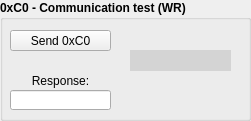
      <widget class="QGroupBox" name="xC0_ctrl_group_box">
       <property name="geometry">
        <rect>
         <x>10</x>
         <y>540</y>
         <width>251</width>
         <height>121</height>
        </rect>
       </property>
       <property name="font">
        <font>
         <weight>75</weight>
         <bold>true</bold>
        </font>
       </property>
       <property name="title">
        <string>0xC0 - Communication test (WR)</string>
       </property>
       <widget class="QPushButton" name="xC0_send_pb">
        <property name="geometry">
         <rect>
          <x>10</x>
          <y>30</y>
          <width>101</width>
          <height>21</height>
         </rect>
        </property>
        <property name="font">
         <font>
          <weight>50</weight>
          <bold>false</bold>
         </font>
        </property>
        <property name="text">
         <string>Send 0xC0</string>
        </property>
       </widget>
       <widget class="QLineEdit" name="xC0_resp_line_ed">
        <property name="geometry">
         <rect>
          <x>10</x>
          <y>90</y>
          <width>101</width>
          <height>20</height>
         </rect>
        </property>
        <property name="font">
         <font>
          <weight>50</weight>
          <bold>false</bold>
         </font>
        </property>
        <property name="text">
         <string/>
        </property>
        <property name="alignment">
         <set>Qt::AlignCenter</set>
        </property>
       </widget>
       <widget class="QLabel" name="xC0_send_lbl">
        <property name="geometry">
         <rect>
          <x>10</x>
          <y>70</y>
          <width>101</width>
          <height>21</height>
         </rect>
        </property>
        <property name="font">
         <font>
          <weight>50</weight>
          <bold>false</bold>
         </font>
        </property>
        <property name="text">
         <string>Response:</string>
        </property>
        <property name="alignment">
         <set>Qt::AlignCenter</set>
        </property>
       </widget>
       <widget class="QLabel" name="xC0_resp_b0_lbl">
        <property name="geometry">
         <rect>
          <x>130</x>
          <y>50</y>
          <width>101</width>
          <height>21</height>
         </rect>
        </property>
        <property name="font">
         <font>
          <weight>50</weight>
          <bold>false</bold>
         </font>
        </property>
        <property name="styleSheet">
         <string notr="true">background-color: rgb(212, 212, 212);</string>
        </property>
        <property name="text">
         <string/>
        </property>
        <property name="alignment">
         <set>Qt::AlignCenter</set>
        </property>
       </widget>
      </widget>
